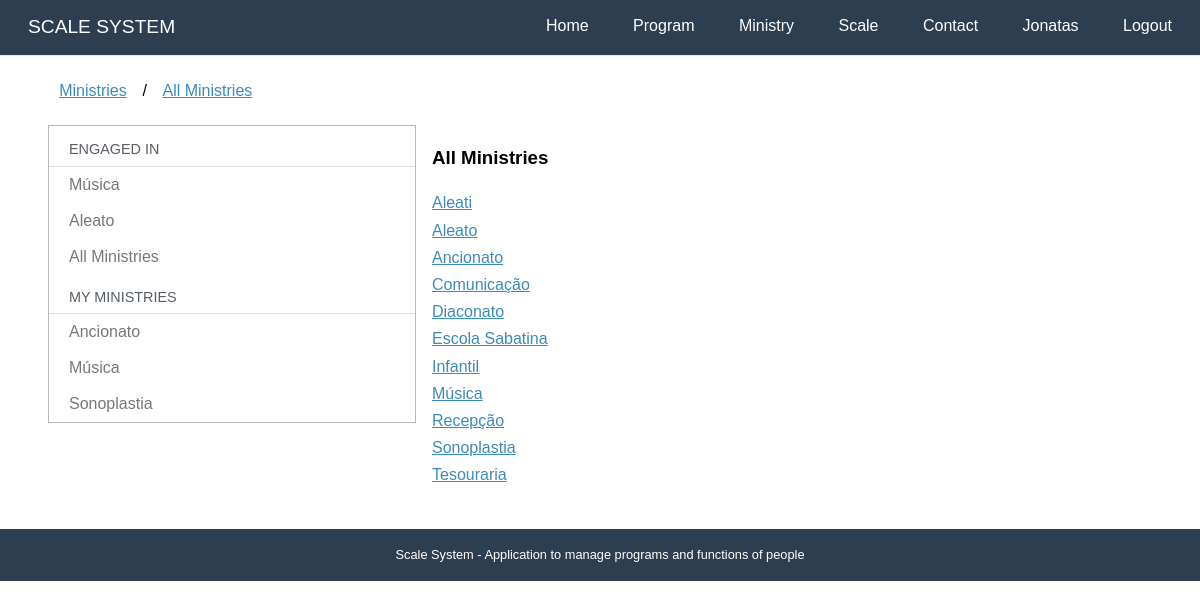
The app's page /ministries/all (signed in) with its own data.
### accounts/models.py (models this page shows, shortened)
class User(AbstractBaseUser, PermissionsMixin):
    username = models.CharField(_('User Name'), max_length=30, unique=True,
        validators = [validators.RegexValidator(re.compile('^[\w.@+-]+$'),
            'O nome de usuário não pode conter letras, digitos ou os seguintes caracteres: @/./+/-/+')])
    email = models.EmailField(_('E-mail'), unique=True)
    name = models.CharField(_('Name'), max_length=100, blank=True)
    is_active = models.BooleanField(_('Is Active?'), blank=True, default=True)
    is_staff = models.BooleanField(_('Is Staff?'), blank=True, default=False)
    date_joined = models.DateTimeField(_('Entry date'), auto_now_add = True)
    first_access = models.BooleanField(_('Already logged in?'), blank=True, default=False)
    objects = UserManager()
    USERNAME_FIELD  = 'username'
    REQUIRED_FIELDS = ['email']
    def __str__(self):
        return self.name or self.username
    def get_full_name(self):
        return str(self)
    def get_first_name(self):
        return self.get_full_name().split()[0]
    class Meta:
        verbose_name= 'Usuário'
        verbose_name_plural = 'Usuários'
        ordering = ['username']

### ministries/models.py (models this page shows, shortened)
class Ministry (models.Model):
    name = models.CharField(_("Name"), max_length=50)
    slug = models.SlugField(_("Slug"))
    code = models.SlugField(_("Code"), blank=True) # sistema da tesouraria
    created_at = models.DateTimeField(_("Created at"), auto_now_add=True)
    updated_at = models.DateTimeField(_('Updated at'), auto_now=True)
    leader = models.ManyToManyField("accounts.User",blank=True, verbose_name=_("Leadership"))
    objects = MinistryManager()
    def __str__(self):
        return self.name
    class Meta:
        verbose_name = _("Ministry")
        verbose_name_plural = _("Ministries")
        ordering = ['name']

### ministries/views.py (the view)
# urls.py: path('all', views.all,  name='all'),
@login_required
def all(request):
    template_name = 'ministries/all.html'
    context = {}
    context['my_engaged'] = utils.my_engaged(request.user)
    context['my_ministries'] = utils.my_ministries(request.user)
    context['ministries'] = Ministry.objects.all()
    return render(request, template_name, context)

### core/templatetags/call_method.py (called while the page is built)
@register.filter(name='has_group')
def has_group(user, group_name):
    return user.groups.filter(name=group_name).exists()

@register.filter(name='has_ministry')
def has_ministry(user):
    if my_engaged(user) or my_ministries(user):
        return True
    return False

### ministries/utils.py (called while the page is built)
def my_engaged(user):
    def m(x):
        return [x.ministry]
    def r(x,a):
        if x[0] and x[0] not in a:
            a.append(x[0])
        return a
    functions = list(Function.objects.filter(people = user))
    prog = ProgramTime.objects.filter(person = user)
    for pg in prog:
        functions.append(pg.function)
    if functions:
        return reduce(r,map(m,functions))
    else:
        return []

def my_ministries(user):
     return Ministry.objects.filter(leader=user)

### ministries/templates/ministries/all.html
{% extends "ministries/dashboard.html" %}
{% load i18n %}
{% block breadcrumb %}
{{ block.super }}
<li>/</li>
<li><a href="{% url 'ministries:all' %}">{% translate "All Ministries" %}</a></li>
{% endblock %}
{% block dashboard_content %}
<h3>{% translate "All Ministries" %}</h3>
{% if ministries %}
<p>
        {% for min in ministries %}
        <a href="{% url 'ministries:description' min.slug %}">{{min}}</a><br>
        {% endfor %}
</p>
{% endif %}
{% endblock %}

### ministries/templates/ministries/dashboard.html (shortened to what this page needs)
{% extends "base.html" %}
{% load i18n %}
{% block content %}
<div class="pure-g-r content-ribbon">
    <div class="pure-u-1">
        <ul class="breadcrumb">
            {% block breadcrumb %}
            <li><a href="{% url 'ministries:dashboard' %}">{% translate "Ministries" %}</a></li>
            {% endblock %}
        </ul>
    </div>
    <div class="pure-u-1-3">
        <div class="pure-menu pure-menu-open">
            <a class="pure-menu-heading">{% translate "Engaged in" %}</a>
            <ul>
                {% if my_engaged %}
                {% for min in my_engaged %}
                <li><a href="{% url 'ministries:description' min.slug %}">{{min}}</a></li>
                {% endfor %}
                {% else %}
                {% translate "You are engaged in no Ministries" %}
                {% endif %}
                <li><a href="{% url 'ministries:all'%}">{% translate "All Ministries" %}</a></li>
                {% if my_ministries %}
                <li class="pure-menu-heading">{% translate "My ministries" %}</li>
                {% for min in my_ministries %}
                <li><a href="{% url 'ministries:description' min.slug %}">{{min}}</a></li>
                {% endfor %}
                {% endif %}
            </ul>
        </div>
    </div>
    <div class="pure-u-2-3">
        <div class="inner">
            {% block dashboard_content %}{% endblock %}
        </div>
    </div>
</div>
{% endblock %}

### core/templates/base.html (shortened to what this page needs)
<!doctype html>
{% load static %}
{% load i18n call_method%}
<html lang="en">
<head>
    <link rel="stylesheet" href="{% static 'core/css/pure-min.css' %}">
    <link rel="stylesheet" href="{% static 'core/css/styles.css' %}" />
</head>
<body>
    <div class="header">
        <div class="home-menu pure-menu pure-menu-open pure-menu-horizontal pure-menu-fixed">
            <a class="pure-menu-heading" href="{% url 'core:home' %}">{% translate "SCALE SYSTEM"%}</a>
            <ul>
                <li class="pure-menu-selected"><a href="{% url 'core:home' %}">{% translate "Home" %}</a></li>
                <li><a href="{% url 'programs:dashboard' %}">{% translate "Program" %}</a></li>
                {% if user.is_authenticated %}
                <li><a href="{% url 'ministries:dashboard' %}">{% translate "Ministry" %}</a></li>
                {% if user|has_ministry %}
                <li><a href="{% url 'scales:dashboard' %}">{% translate "Scale" %}</a></li>
                {% endif %}
                {% endif %}
                <li><a href="{% url 'core:contact' %}">{% translate "Contact" %}</a></li>
                {% if user.is_authenticated %}
                <li><a href="{% url 'accounts:dashboard' %}">{{user.get_first_name}}</a></li>
                <li><a href="{% url 'accounts:logout' %}">{% translate "Logout" %}</a></li>
                {% else %}
                <li><a href="{% url 'accounts:login' %}">{% translate "Login" %}</a></li>
                {% endif %}
            </ul>
        </div>
    </div>
    <div class="content">
        {% block content %}{% endblock %}
        <div class="footer">
            {% translate 'Scale System - Application to manage programs and functions of people' %}
        </div>
    </div>
</body>
</html>

### core/static/core/css/pure-min.css (style rules this page uses)
html { font-size:100%;-ms-text-size-adjust:100%;-webkit-text-size-adjust:100% }
html,button,input,select,textarea { font-family:sans-serif }
body { margin:0 }
h3 { font-size:1.17em;margin:1em 0 }
p,pre { margin:1em 0 }
dl,menu,ol,ul { margin:1em 0 }
menu,ol,ul { padding:0 0 0 40px }
.pure-u-1,.pure-u-1-2,.pure-u-1-3,.pure-u-2-3,.pure-u-1-4,.pure-u-3-4,.pure-u-1-5,.pure-u-2-5,.pure-u-3-5,.pure-u-4-5,.pure-u-1-6,.pure-u-5-6,.pure-u-1-8,.pure-u-3-8,.pure-u-5-8,.pure-u-7-8,.pure-u-1-12,.pure-u-5-12,.pure-u-7-12,.pure-u-11-12,.pure-u-1-24,.pure-u-5-24,.pure-u-7-24,.pure-u-11-24,.pure-u-13-24,.pure-u-17-24,.pure-u-19-24,.pure-u-23-24 { display:inline-block;*display:inline;zoom:1;letter-spacing:normal;word-spacing:normal;vertical-align:top;text-rendering:auto }
.pure-u-1 { width:100% }
.pure-u-1-3 { width:33.3333%;*width:33.3023% }
.pure-u-2-3 { width:66.6667%;*width:66.6357% }
.pure-g-r { letter-spacing:-.31em;*letter-spacing:normal;*word-spacing:-.43em;font-family:FreeSans,Arimo,"Droid Sans",Helvetica,Arial,sans-serif;display:-webkit-flex;-webkit-flex-flow:row wrap;display:-ms-flexbox;-ms-flex-flow:row wrap }
.pure-g-r [class *="pure-u"] { font-family:sans-serif }
.pure-menu ul { position:absolute;visibility:hidden }
.pure-menu.pure-menu-open { visibility:visible;z-index:2;width:100% }
.pure-menu ul { left:-10000px;list-style:none;margin:0;padding:0;top:-10000px;z-index:1 }
.pure-menu>ul { position:relative }
.pure-menu-open>ul { left:0;top:0;visibility:visible }
.pure-menu li { position:relative }
.pure-menu a,.pure-menu .pure-menu-heading { display:block;color:inherit;line-height:1.5em;padding:5px 20px;text-decoration:none;white-space:nowrap }
.pure-menu.pure-menu-horizontal>.pure-menu-heading { display:inline-block;*display:inline;zoom:1;margin:0;vertical-align:middle }
.pure-menu.pure-menu-horizontal>ul { display:inline-block;*display:inline;zoom:1;vertical-align:middle;height:2.4em }
.pure-menu li a { padding:5px 20px }
.pure-menu-fixed { position:fixed;top:0;left:0;width:100% }
.pure-menu-horizontal li { display:inline-block;*display:inline;zoom:1;vertical-align:middle }
.pure-menu.pure-menu-open,.pure-menu.pure-menu-horizontal li .pure-menu-children { background:#fff;border:1px solid #b7b7b7 }
.pure-menu.pure-menu-horizontal,.pure-menu.pure-menu-horizontal .pure-menu-heading { border:0 }
.pure-menu a { border:1px solid transparent;border-left:0;border-right:0 }
.pure-menu a,.pure-menu .pure-menu-can-have-children>li:after { color:#777 }
.pure-menu .pure-menu-heading { color:#565d64;text-transform:uppercase;font-size:90%;margin-top:.5em;border-bottom-width:1px;border-bottom-style:solid;border-bottom-color:#dfdfdf }
.pure-menu .pure-menu-selected a { color:#000 }
.pure-menu.pure-menu-open.pure-menu-fixed { border:0;border-bottom:1px solid #b7b7b7 }

### core/static/core/css/styles.css (style rules this page uses)
* { -webkit-box-sizing: border-box; -moz-box-sizing: border-box; box-sizing: border-box; }
body { margin: 0 auto; line-height: 1.7em; }
a { color: #3b8bba; }
.content { padding-top: 2em; }
.header { margin: 0 0; }
.header .pure-menu { padding: 0.5em; background-color: #2d3e50; }
.header .pure-menu a { color: #fff; }
.header .pure-menu-heading { float: left; }
.header ul { float: right; }
.home-menu { padding: 0.5em; text-align: left; box-shadow: 0 1px 1px rgba(0,0,0, 0.10); }
.home-menu.pure-menu-open { background: #2d3e50; }
.pure-menu.pure-menu-open.pure-menu-fixed { border-bottom: none; z-index: 4; }
.home-menu .pure-menu-heading { color: white; font-weight: 400; font-size: 120%; }
.home-menu .pure-menu-selected a { color: white; }
.home-menu a { color: #6FBEF3; }
.content .content-ribbon { margin: 1.5em 3em; }
.footer { background: #2d3e50; color: #fff; text-align: center; padding: 1em; font-size: 80%; }
.inner { padding: 0em 1em; }
.inner p { margin-top: 0; }
ul.breadcrumb { padding: 0; }
ul.breadcrumb li { display: inline-block; }
ul.breadcrumb li a { display: inline-block; padding: 0.3em 0.7em; }

### records on screen
User: get_first_name "Jonatas"
Ministry: name "Música"
Ministry: name "Aleato"
Ministry: name "Ancionato"
Ministry: name "Sonoplastia"
Ministry: name "Aleati"
Ministry: name "Comunicação"
Ministry: name "Diaconato"
Ministry: name "Escola Sabatina"
Ministry: name "Infantil"
Ministry: name "Recepção"
Ministry: name "Tesouraria"
